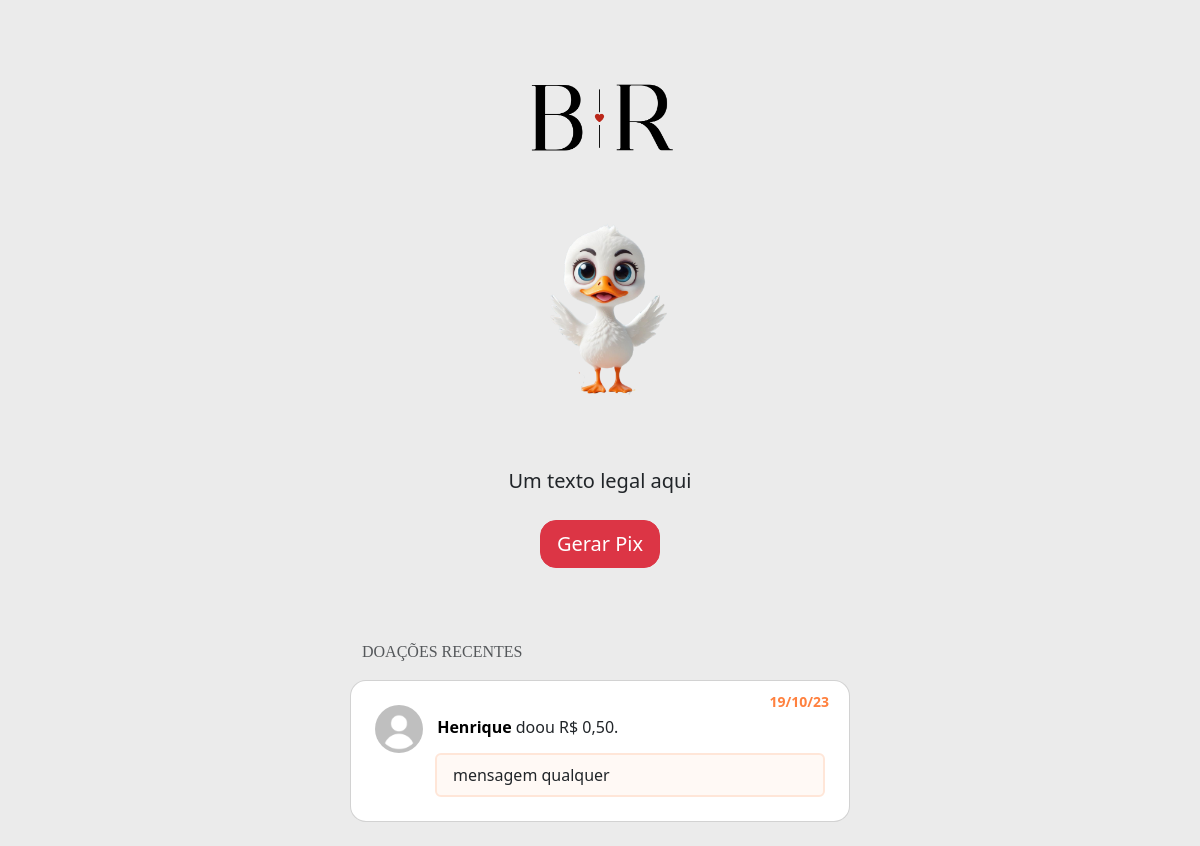
The app's page /public/index.php, older data.
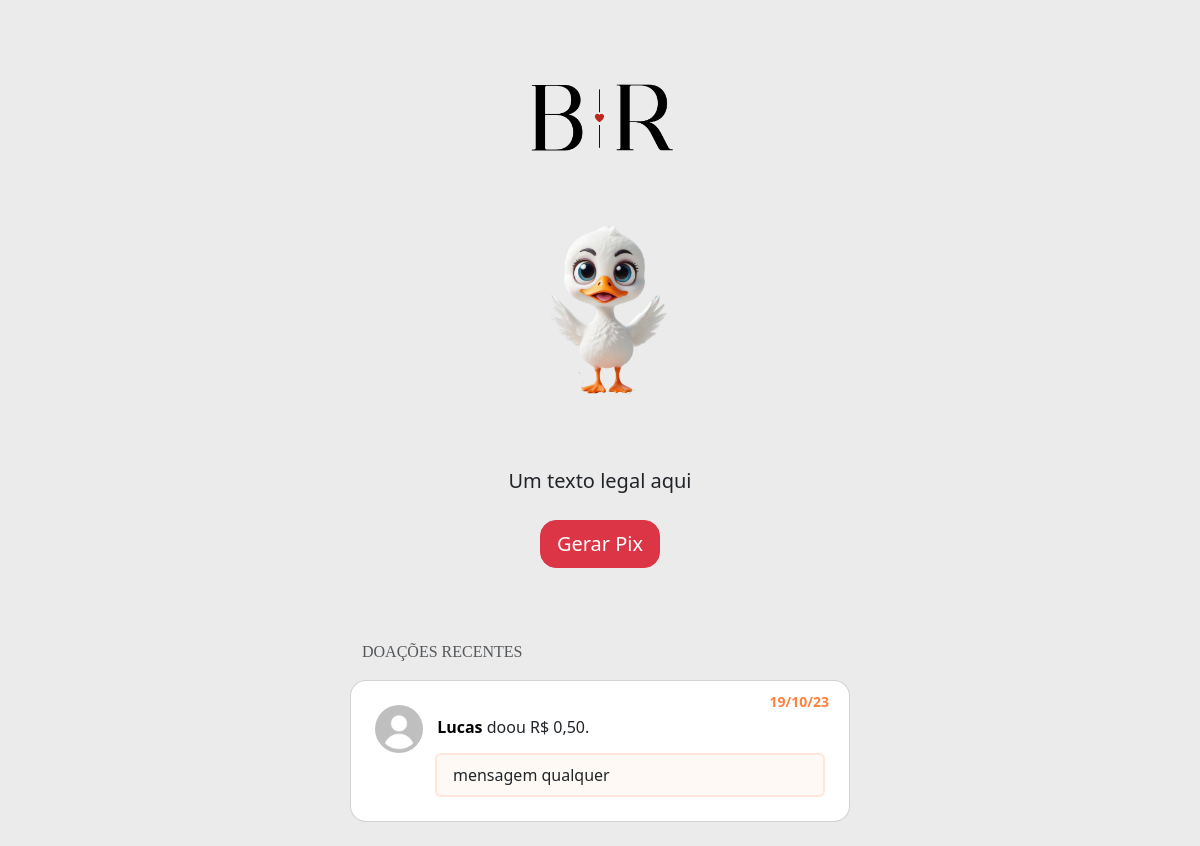
The same page, newer data.
### tables this page shows
CREATE TABLE `donations` (
  `id` int(11) NOT NULL,
  `external_reference` varchar(255) NOT NULL,
  `nickname` varchar(75) NOT NULL,
  `email` varchar(125) NOT NULL,
  `message` varchar(450) DEFAULT NULL,
  `status` varchar(35) NOT NULL,
  `value` float NOT NULL,
  `created_at` datetime NOT NULL DEFAULT current_timestamp(),
  `updated_at` datetime NOT NULL DEFAULT current_timestamp()
);

### public/index.php (the view, shortened to what this page needs)
<?php
    require_once __DIR__ . '/../app/config.php';
    $query = "SELECT value, nickname, message, updated_at FROM donations WHERE status = 'approved' ORDER BY updated_at DESC";
    $stmt  = $pdo->prepare($query);
    $stmt->execute();
    $recentDonations  = $stmt->fetchAll(\PDO::FETCH_ASSOC) ?? null;
?>
<!DOCTYPE html>
<html lang="pt-br" class="h-100">
<head>
    <link rel="stylesheet" href="https://cdn.jsdelivr.net/npm/bootstrap@5.3.0-alpha3/dist/css/bootstrap.min.css">
    <link rel="stylesheet" href="assets/css/style.css">
</head>
<body>
    <div class="px-4 py-5">
        <div class="text-center">
            <div>
                <span class=""><img src="assets/images/BR.png" width="150px"/></span>
            </div>
                <img src="assets/images/pato.png" width="300px"/>
                <div class="col-lg-6 mx-auto">
                <p class="lead mb-4">Um texto legal aqui</p>
                <div class="d-grid gap-2 d-sm-flex justify-content-sm-center">
                    <button data-toggle="modal" data-target="#modal-donation" class="btn btn-danger btn-lg rounded-4">Gerar Pix</button>
                </div>
            </div>
        </div>
    </div>
    <?php if($recentDonations): ?>
    <div class="d-flex justify-content-center">
        <div class="mt-4 row col-lg-5 d-sm-inline-block col-11">
            <p class="text-muted font-circular-medium">DOAÇÕES RECENTES</p>
                <?php foreach($recentDonations as $donation):
                    $dateDonation = (new DateTime($donation['updated_at']))->format("d/m/y");
                ?>
                <div class="mb-4 card p-4 rounded-4 user-donation-card">
                    <div>
                        <small class="dateDonation"><?= $dateDonation; ?></small>
                        <img class="user-avatar" src="assets/images/user-placeholder.png" />
                        <span>
                            <a href="#" class="fw-bold text-decoration-none text-black">
                                <?= $donation['nickname']; ?>
                            </a> doou R$ <?= number_format($donation['value'], 2, ',', ' '); ?>.
                        </span>
                        <?php if(!empty($donation['message'])): ?>
                        <div class="comment card py-2 p-3">
                            <?= $donation['message']; ?>
                        </div>
                        <?php endif; ?>
                    </div>
                </div>
                <?php endforeach; ?>
        </div>
    </div>
    <?php endif; ?>
</body>
</html>

### public/assets/css/style.css (style rules this page uses)
body { padding: 0px; margin: 0px; background-color: #EBEBEB; }
.user-donation-card .dateDonation { position: absolute; right: 20px; top: 10px; font-weight: 600; color: #ff813f; }
.user-donation-card .user-avatar { width: 48px; height: 48px; margin-right: 10px; border-radius: 100%; object-fit: cover; }
.user-donation-card .comment { margin-left: 60px; background-color: #fff9f5; border: 2px solid #ffe6d8; }
.font-circular-medium { font-family: 'Circular Bold Medium'; }

Row changes from the older to the newer data that the page shows:
changed donations "mensagem qualquer": nickname "Henrique" → "Lucas"
